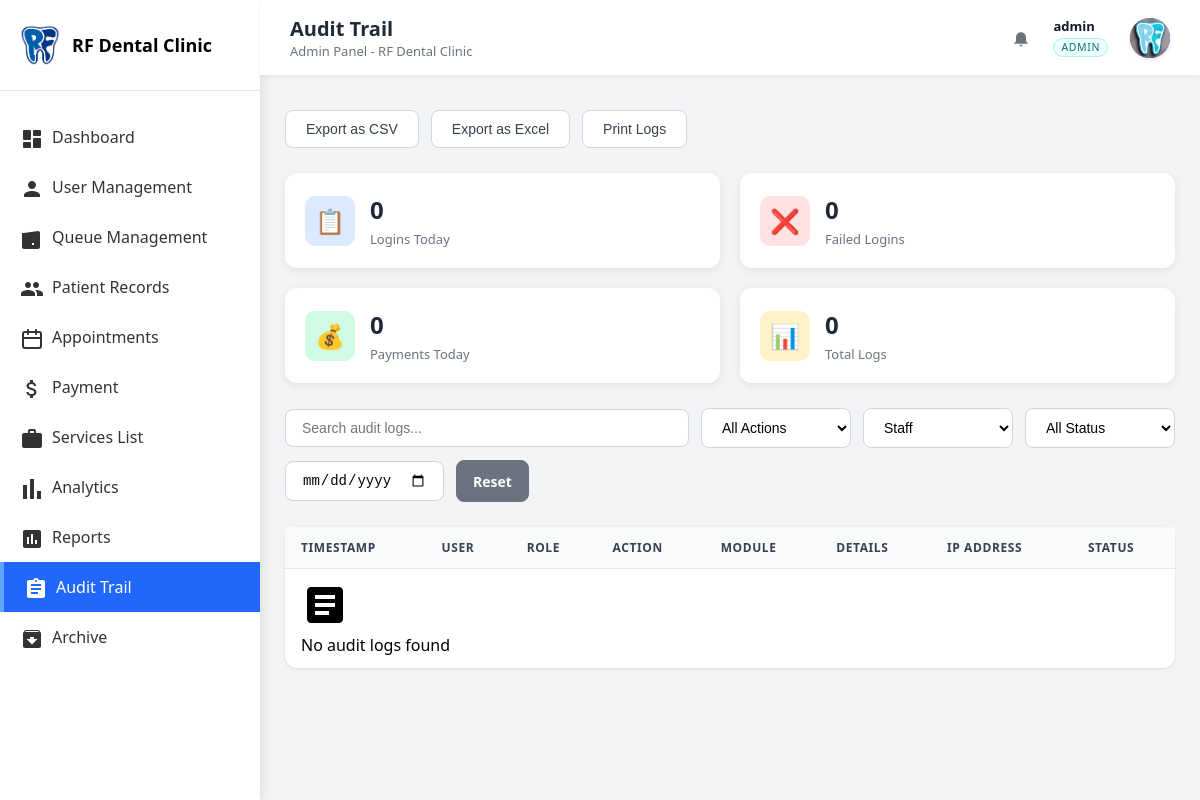
Page /master/admin/admin_audit_trail.php?role=staff (signed in) on the earlier database version.
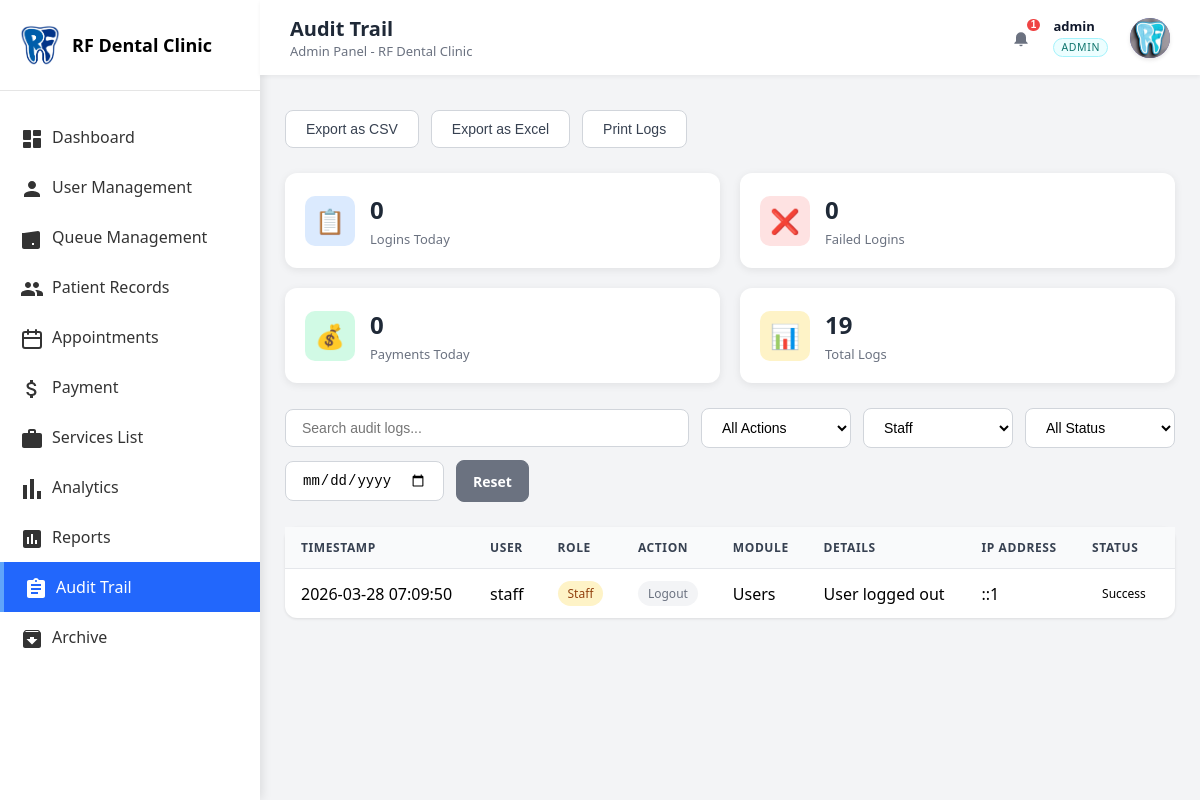
Same page on the later database version.
### tables this page shows
CREATE TABLE `audit_logs` (
  `id` int(11) NOT NULL,
  `user_id` int(11) DEFAULT NULL,
  `username` varchar(100) DEFAULT NULL,
  `user_role` enum('admin','dentist','staff') DEFAULT NULL,
  `action_type` enum('login','logout','create','read','update','delete','payment','status_change','failed_login') NOT NULL,
  `module` varchar(50) NOT NULL,
  `record_id` int(11) DEFAULT NULL,
  `record_type` varchar(50) DEFAULT NULL,
  `description` text NOT NULL,
  `old_value` text DEFAULT NULL,
  `new_value` text DEFAULT NULL,
  `affected_table` varchar(50) DEFAULT NULL,
  `affected_id` int(11) DEFAULT NULL,
  `ip_address` varchar(45) DEFAULT NULL,
  `user_agent` text DEFAULT NULL,
  `status` enum('success','failed') DEFAULT 'success',
  `created_at` timestamp NOT NULL DEFAULT current_timestamp()
);

### includes/audit_helper.php (called while the page is built, shortened)
<?php
function getAuditLogs($pdo, $filters = [], $limit = 50, $offset = 0) {
    $where = "1=1";
    $params = [];
    if (!empty($filters['user_role'])) {
        $where .= " AND user_role = ?";
        $params[] = $filters['user_role'];
    }
    $countSql = "SELECT COUNT(*) FROM audit_logs WHERE $where";
    $countStmt = $pdo->prepare($countSql);
    $countStmt->execute($params);
    $totalRecords = $countStmt->fetchColumn();
    $sql = "SELECT * FROM audit_logs WHERE $where ORDER BY created_at DESC LIMIT $limit OFFSET $offset";
    $stmt = $pdo->prepare($sql);
    $stmt->execute($params);
    $logs = $stmt->fetchAll();
    return [
        'logs' => $logs,
        'total' => $totalRecords
    ];
}
?>

### master/admin/admin_audit_trail.php (the view, shortened to what the rows shown need)
<?php
require_once __DIR__ . '/../../config/database.php';
require_once __DIR__ . '/../../includes/audit_helper.php';
$roleFilter = isset($_GET['role']) ? trim($_GET['role']) : '';
$itemsPerPage = 20;
$currentPage = isset($_GET['page']) && is_numeric($_GET['page']) ? (int)$_GET['page'] : 1;
$filters = [];
if (!empty($roleFilter)) {
    $filters['user_role'] = $roleFilter;
}
$auditData = getAuditLogs($pdo, $filters, $itemsPerPage, ($currentPage - 1) * $itemsPerPage);
$auditLogs = $auditData['logs'];
require_once __DIR__ . '/../../includes/admin_layout_start.php';
?>
            <div class="content-main">
                <div class="table-container">
                    <table class="data-table">
                        <thead>
                            <tr>
                                <th>Timestamp</th>
                                <th>User</th>
                                <th>Role</th>
                                <th>Action</th>
                                <th>Module</th>
                                <th>Details</th>
                                <th>IP Address</th>
                                <th>Status</th>
                            </tr>
                        </thead>
                        <tbody id="auditTableBody">
                            <?php if (empty($auditLogs)): ?>
                            <tr>
                                <td colspan="8" class="no-records">
                                    <div class="empty-state">
                                        <svg xmlns="http://www.w3.org/2000/svg" width="48" height="48" viewBox="0 0 24 24">
                                            <path fill="currentColor" d="M19 3H5c-1.1 0-2 .9-2 2v14c0 1.1.9 2 2 2h14c1.1 0 2-.9 2-2V5c0-1.1-.9-2-2-2m-5 14H7v-2h7zm3-4H7v-2h10zm0-4H7V7h10z"/>
                                        </svg>
                                        <p>No audit logs found</p>
                                    </div>
                                </td>
                            </tr>
                            <?php else: ?>
                            <?php foreach ($auditLogs as $log): ?>
                            <tr>
                                <td><?php echo date('Y-m-d H:i:s', strtotime($log['created_at'])); ?></td>
                                <td><?php echo htmlspecialchars($log['username'] ?? 'Unknown'); ?></td>
                                <td>
                                    <span class="role-badge <?php echo htmlspecialchars($log['user_role'] ?? ''); ?>">
                                        <?php echo ucfirst($log['user_role'] ?? 'Unknown'); ?>
                                    </span>
                                </td>
                                <td>
                                    <span class="action-badge <?php echo htmlspecialchars($log['action_type'] ?? ''); ?>">
                                        <?php echo ucfirst(htmlspecialchars($log['action_type'] ?? 'Unknown')); ?>
                                    </span>
                                </td>
                                <td><?php echo ucfirst(htmlspecialchars($log['module'] ?? 'Unknown')); ?></td>
                                <td><?php echo htmlspecialchars($log['description'] ?? ''); ?></td>
                                <td><?php echo htmlspecialchars($log['ip_address'] ?? 'N/A'); ?></td>
                                <td>
                                    <?php if (($log['status'] ?? 'success') === 'success'): ?>
                                    <span class="status-badge success">Success</span>
                                    <?php else: ?>
                                    <span class="status-badge failed">Failed</span>
                                    <?php endif; ?>
                                </td>
                            </tr>
                            <?php endforeach; ?>
                            <?php endif; ?>
                        </tbody>
                    </table>
                </div>
            </div>
<?php
require_once __DIR__ . '/../../includes/admin_layout_end.php';
?>

Differences in the rows shown:
added audit_logs: created_at "2026-03-28 07:09:50", username "staff", user_role "Staff", action_type "Logout", module "Users", description "User logged out", ip_address "::1", status "Success"
Other differences:
$notificationTotal: (not shown) → "1"
$todayStats['total_logs']: "0" → "19"
text no longer shown: "No audit logs found"
